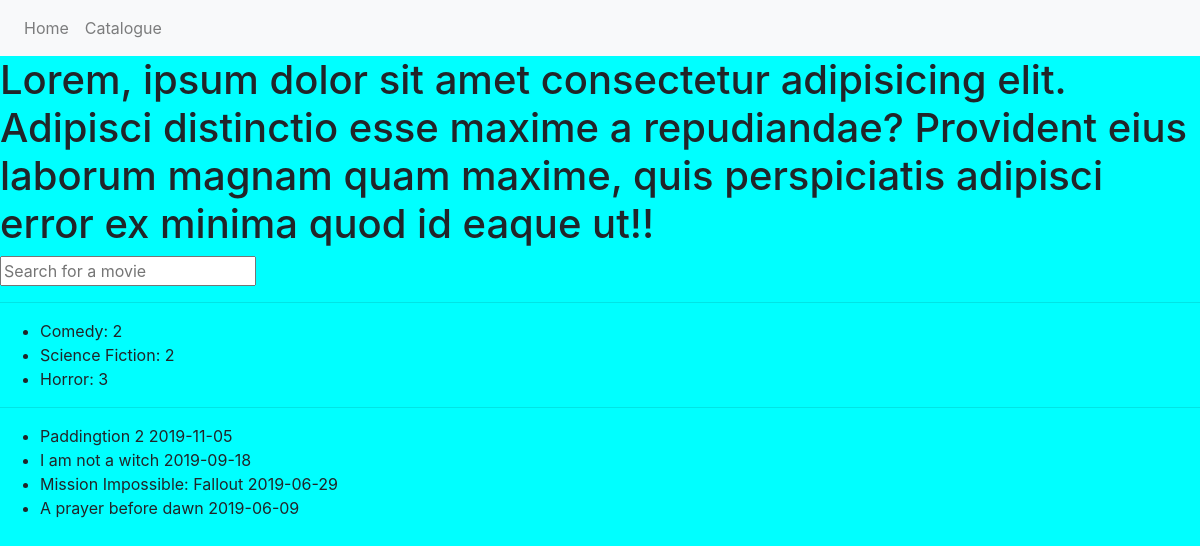
The page / (signed in) on the database its author committed.
### tables this page shows
CREATE TABLE IF NOT EXISTS `movies` (
  `movie_id` int(11) NOT NULL AUTO_INCREMENT,
  `name` varchar(255) NOT NULL,
  `cat_id` int(255) NOT NULL,
  `movie_path` varchar(255) DEFAULT NULL,
  `release_year` date DEFAULT NULL,
  `short_synopsis` varchar(30) DEFAULT NULL,
  `long_synopsis` varchar(3000) DEFAULT NULL,
  `post_path` varchar(255) DEFAULT NULL,
  PRIMARY KEY (`movie_id`),
  KEY `cat_id` (`cat_id`)
);

### connect-to.php (called while the page is built, shortened)
<?php
function connectTo($sql)
{
    $connect = mysqli_connect(DB_SERVER, DB_USER, DB_PASSWORD, DB_TABLE);
    $query = mysqli_query($connect, $sql);
    return $query;
}

### index.php (the view, shortened to what this page needs)
<!DOCTYPE html>
<html lang="en">
<head>
    <?php require_once './looks.php';
    headerLink(); ?>
</head>
<body>
    <?php navBar(); ?> <h1>Lorem, ipsum dolor sit amet consectetur adipisicing elit. Adipisci distinctio esse maxime a repudiandae? Provident eius laborum magnam quam maxime, quis perspiciatis adipisci error ex minima quod id eaque ut!!</h1>
    <form autocomplete="off" action="" method="POST">
        <div class="autocomplete" style="width:300px;">
            <input type="text" name="search" placeholder="Search for a movie" id="search">
        </div>
    </form>
    <hr>
    <div>
        <ul>
            <?php
            require_once './connect-to.php';
            $sql = "SELECT COUNT(m.movie_id) AS count, c.cat_name FROM category c JOIN movies m ON m.cat_id=c.cat_id GROUP BY c.cat_id ORDER BY RAND() LIMIT 3";
            $query = connectTo($sql);
            while ($row = mysqli_fetch_assoc($query)) {
                echo '<li>' . $row['cat_name'].': ' . $row['count'] . '</li>';
            }
            ?>
        </ul>
    </div>
    <hr>
    <div>
        <ul>
            <?php
            $sql = "SELECT * FROM movies ORDER BY release_year DESC LIMIT 4";
            $query = connectTo($sql);
            while ($row = mysqli_fetch_assoc($query)) {
                echo '<li>' . $row['name'] . ' ' . $row['release_year'] . '</li>';
            }
            ?>
        </ul>
    </div>
</body>
</html>

### css/style.css (style rules this page uses)
body { background-color: aqua; }

### rows shown on the page
movies: name "Paddingtion 2", release_year "2019-11-05"
movies: name "I am not a witch", release_year "2019-09-18"
movies: name "Mission Impossible: Fallout", release_year "2019-06-29"
movies: name "A prayer before dawn", release_year "2019-06-09"

### other values the page prints
$row['cat_name'] "Comedy"
$row['count'] "2"
$row['cat_name'] "Science Fiction"
$row['cat_name'] "Horror"
$row['count'] "3"
